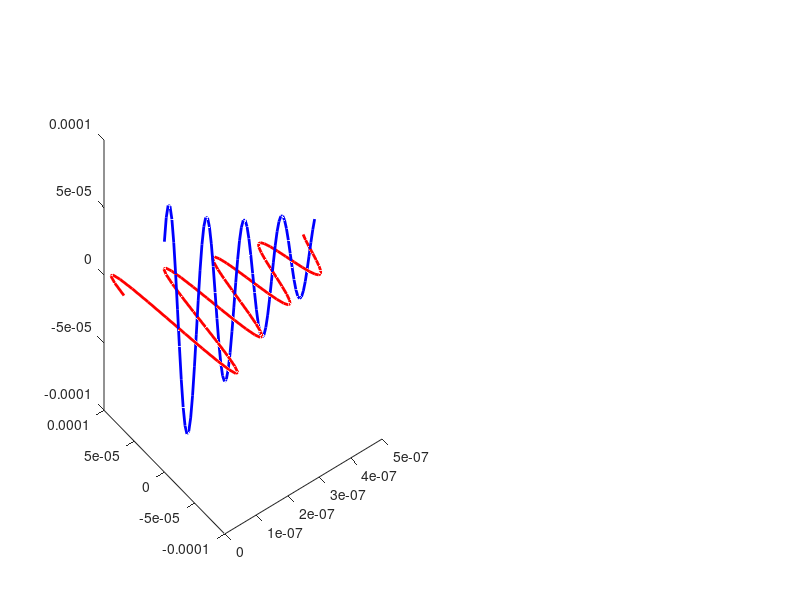

Reproduce this figure in MATLAB. (Note: this script raises an error after producing the figure.)
function TEM_Lossy()
% Function: Demonstrate the TEM wave is a lossy medium
% Parameters:
%          f: frequency in Hz
%          epsilon_r: relative permittivity
%          mu_r: relative permeability
%          t: time of interest            
%          E0: peak amplitude of the electric field intensity  

%% Set the frequency and medium parameters 
f = 10^6;
omega = 2*pi*f;
T = 2*pi/omega;
t = 2*T/15; 
epsilon_r =70-7j; 
mu_r = 1; 
E0 = 0.0001; 

%% Compute wave parameters 
c = 3*10^8;
k = omega*sqrt(mu_r*epsilon_r);
alpha = -imag(k); 
beta = real(k); 
V_p = c/sqrt(mu_r*epsilon_r);
lambda = 2*pi/beta;
eta = 377*sqrt(mu_r/epsilon_r);
scaleH = abs(eta); 

%% Compute field distributions 
z = [0:lambda/20:4*lambda]';
Ex=zeros(size(z)); Ey=zeros(size(z)); Ez=zeros(size(z));
Hx=zeros(size(z)); Hy=zeros(size(z)); Hz=zeros(size(z));
Sx=zeros(size(z)); Sy=zeros(size(z)); Sz=zeros(size(z));
Ex = E0*exp(-alpha*z).*cos(omega*t-beta*z);
Hy= E0./abs(eta)*exp(-alpha*z).*cos(omega*t-beta*z-angle(eta)); 
Sz = 1/eta*Ex.^2; 

figure('units','normalized','outerposition',[0 0 1 1])
subplot(3,4,[1,2,5,6,9,10]);
plot3(z, Ex, Ey,'r', 'linewidth',2) 
hold on 
plot3(z, scaleH*Hx, scaleH*Hy,'b', 'linewidth',2) 
hold on 
arrow3([z zeros(size(z)) zeros(size(z)) ], [z Ex Ey ])
arrow3([z zeros(size(z)) zeros(size(z)) ], [z scaleH*Hx scaleH*Hy ])
legend('E field', 'H field'); grid on; xlabel('z'); ylabel('x'); zlabel('y')
subplot(3,4,3);plot(z, Ex, 'linewidth',2); ylabel('Ex')
subplot(3,4,7);plot(z, Ey, 'linewidth',2); ylabel('Ey')
subplot(3,4,11);plot(z, Ez, 'linewidth',2); xlabel('z'); ylabel('Ez')
subplot(3,4,4);plot(z, scaleH*Hx, 'linewidth',2); ylabel('Hx'); 
subplot(3,4,8);plot(z, scaleH*Hy, 'linewidth',2); ylabel('Hy'); 
subplot(3,4,12);plot(z, scaleH*Hz, 'linewidth',2); xlabel('z'); ylabel('Hz')
